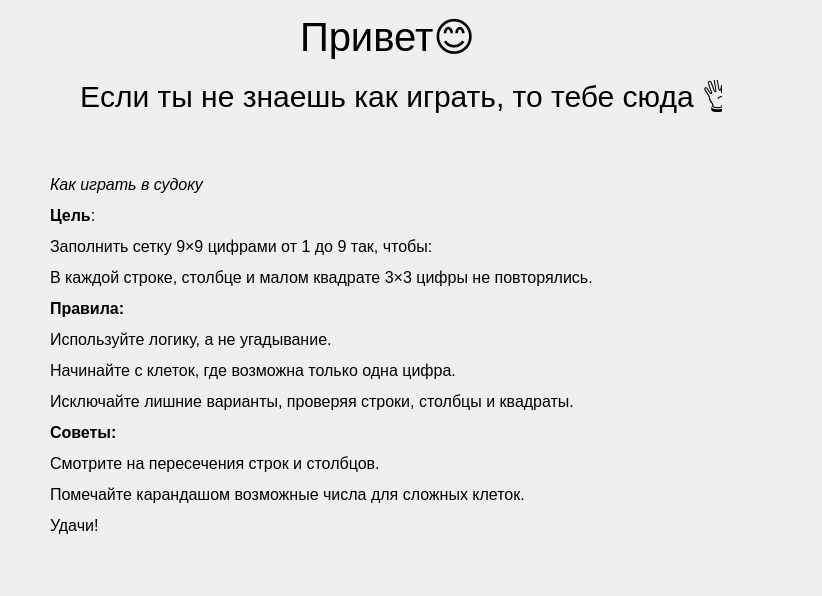
<?xml version="1.0" encoding="UTF-8"?>
<ui version="4.0">
 <class>help</class>
 <widget class="QDialog" name="help">
  <property name="geometry">
   <rect>
    <x>0</x>
    <y>0</y>
    <width>822</width>
    <height>596</height>
   </rect>
  </property>
  <property name="windowTitle">
   <string>Dialog</string>
  </property>
  <widget class="QLabel" name="label">
   <property name="geometry">
    <rect>
     <x>300</x>
     <y>10</y>
     <width>189</width>
     <height>53</height>
    </rect>
   </property>
   <property name="styleSheet">
    <string notr="true">font-size:40px;</string>
   </property>
   <property name="text">
    <string>Привет😊</string>
   </property>
  </widget>
  <widget class="QLabel" name="label_2">
   <property name="geometry">
    <rect>
     <x>80</x>
     <y>80</y>
     <width>642</width>
     <height>40</height>
    </rect>
   </property>
   <property name="styleSheet">
    <string notr="true">font-size:30px;</string>
   </property>
   <property name="text">
    <string>Eсли ты не знаешь как играть, то тебе сюда 👌</string>
   </property>
  </widget>
  <widget class="QLabel" name="label_3">
   <property name="geometry">
    <rect>
     <x>50</x>
     <y>100</y>
     <width>1001</width>
     <height>511</height>
    </rect>
   </property>
   <property name="styleSheet">
    <string notr="true">font-size:18px;</string>
   </property>
   <property name="text">
    <string>&lt;html&gt;&lt;head/&gt;&lt;body&gt;&lt;p align=&quot;justify&quot;&gt;&lt;span style=&quot; font-size:12pt; font-style:italic;&quot;&gt;Как играть в судоку&lt;/span&gt;&lt;/p&gt;&lt;p align=&quot;justify&quot;&gt;&lt;span style=&quot; font-size:12pt; font-weight:700;&quot;&gt;Цель&lt;/span&gt;&lt;span style=&quot; font-size:12pt;&quot;&gt;: &lt;/span&gt;&lt;/p&gt;&lt;p align=&quot;justify&quot;&gt;&lt;span style=&quot; font-size:12pt;&quot;&gt;Заполнить сетку 9×9 цифрами от 1 до 9 так, чтобы: &lt;/span&gt;&lt;/p&gt;&lt;p align=&quot;justify&quot;&gt;&lt;span style=&quot; font-size:12pt;&quot;&gt;В каждой строке, столбце и малом квадрате 3×3 цифры не повторялись. &lt;/span&gt;&lt;/p&gt;&lt;p align=&quot;justify&quot;&gt;&lt;span style=&quot; font-size:12pt; font-weight:700;&quot;&gt;Правила:&lt;/span&gt;&lt;/p&gt;&lt;p align=&quot;justify&quot;&gt;&lt;span style=&quot; font-size:12pt;&quot;&gt;Используйте логику, а не угадывание.&lt;/span&gt;&lt;/p&gt;&lt;p align=&quot;justify&quot;&gt;&lt;span style=&quot; font-size:12pt;&quot;&gt;Начинайте с клеток, где возможна только одна цифра.&lt;/span&gt;&lt;/p&gt;&lt;p align=&quot;justify&quot;&gt;&lt;span style=&quot; font-size:12pt;&quot;&gt;Исключайте лишние варианты, проверяя строки, столбцы и квадраты. &lt;/span&gt;&lt;/p&gt;&lt;p align=&quot;justify&quot;&gt;&lt;span style=&quot; font-size:12pt; font-weight:700;&quot;&gt;Советы:&lt;/span&gt;&lt;/p&gt;&lt;p align=&quot;justify&quot;&gt;&lt;span style=&quot; font-size:12pt;&quot;&gt;Смотрите на пересечения строк и столбцов.&lt;/span&gt;&lt;/p&gt;&lt;p align=&quot;justify&quot;&gt;&lt;span style=&quot; font-size:12pt;&quot;&gt;Помечайте карандашом возможные числа для сложных клеток. &lt;/span&gt;&lt;/p&gt;&lt;p align=&quot;justify&quot;&gt;&lt;span style=&quot; font-size:12pt;&quot;&gt;Удачи!&lt;/span&gt;&lt;/p&gt;&lt;/body&gt;&lt;/html&gt;</string>
   </property>
  </widget>
 </widget>
 <resources/>
 <connections/>
</ui>
